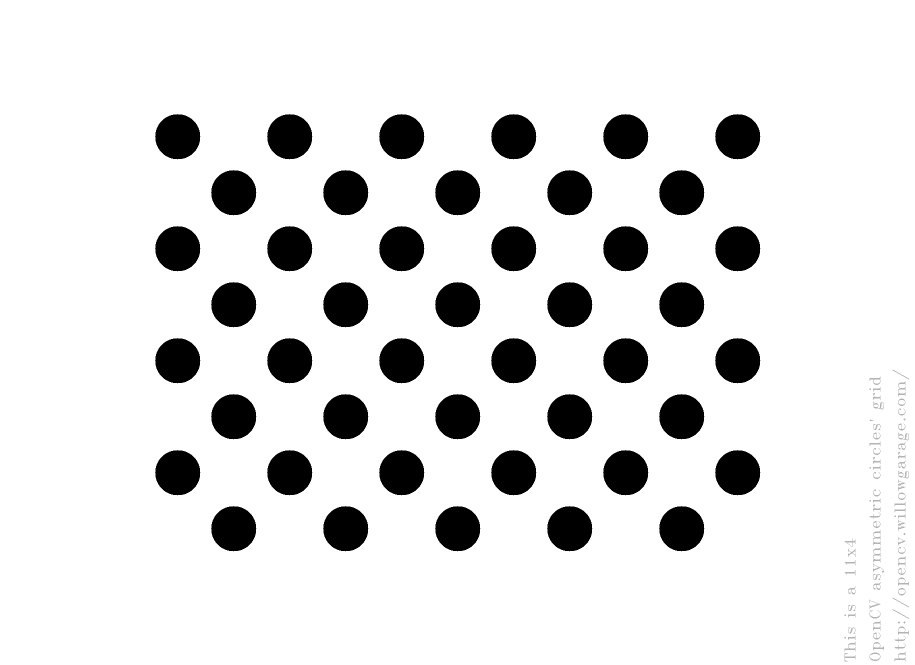
#> input picture calibration/acircles_pattern.png, 1830 x 1330 px, given in place of VID_20160719_103625.mp4, which was not available (shown at 1/2 size)
$ jupyter execute --allow-errors machine_learning_tracker-Copy1.ipynb   (shell and % lines are left out)   (Python 2 division)   (older library calls are emulated)
#> lines starting #> are read from the running program, lines starting #| are printed output that depends on the picture; after the words box and inside, x2 and y2 are one past the last pixel; in counts of white or black regions, pixels touching at a corner belong together; pictures that were not available may be replaced by others from this repository, and a replacement may not be noted
#> further down, img is the input picture: shape (1330, 1830, 3); min 0, max 255, mean 225.5
[cell 1]
import cv2
import numpy as np
import matplotlib.pyplot as plt
import seaborn as sns
import pandas as pd
from sklearn import neighbors
import datetime as dt
from scipy.spatial import distance as dist
sns.set_style('ticks')

#> (a cell that did not finish here is left out)

[cell 3]
n_neighbors = 2

features = ['PeriArea', 'CArea', 'CircArea']
#> (the rest of this cell did not finish here and is left out)

[cell 4]
def crop(src, pt1, pt2):

    """ Returns a cropped version of src """
#> called with pt1 = (0, 0), pt2 = (1080, 1500)

    cropped = src[pt1[1]:pt2[1], pt1[0]:pt2[0]]
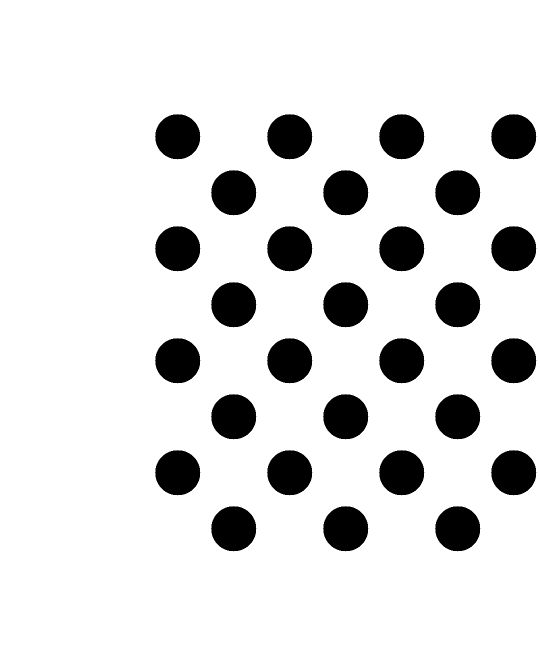
#> cropped: shape (1330, 1080, 3) (shown at 1/2 size); 87.6% white; 28 black regions, largest, box (x1, y1, x2, y2) and area: (310, 228, 401, 319) 6361, (534, 228, 625, 319) 6361, (758, 228, 849, 319) 6361
#> `thresh = cv2.adaptiveThreshold(resized, 255, cv2.ADAPTIVE_THRESH_MEAN_..`: thresh: shape (1330, 1080); 87.6% white; 28 black regions
#> `contour_image, contours, hierarchy = cv2.findContours(thresh.copy(), c..`: contours = 29 contours; largest, box (x1, y1, x2, y2) and area: (0, 0, 1080, 1330) 1433991, (981, 227, 1074, 320) 6554, (309, 227, 402, 320) 6554, (869, 1011, 962, 1104) 6531, (645, 1011, 738, 1104) 6531
#> the loop `for cnt in contours: ` made 29 passes
#> after the loop `for cnt in contours:`: contours_list = []
#> `features = np.array(features_list)`: features = empty array

    return cropped

"""def order_points(pts):
	# initialzie a list of coordinates that will be ordered
	# such that the first entry in the list is the top-left,
	# the second entry is the top-right, the third is the
	# bottom-right, and the fourth is the bottom-left
	rect = np.zeros((4, 2), dtype = 'float32')

	# the top-left point will have the smallest sum, whereas
	# the bottom-right point will have the largest sum
	s = pts.sum(axis = 1)
	rect[0] = pts[np.argmin(s)]
	rect[2] = pts[np.argmax(s)]

	# now, compute the difference between the points, the
	# top-right point will have the smallest difference,
	# whereas the bottom-left will have the largest difference
	diff = np.diff(pts, axis = 1)
	rect[1] = pts[np.argmin(diff)]
	rect[3] = pts[np.argmax(diff)]

	# return the ordered coordinates
	return rect"""

# [65 lines left out: functions order_points, four_point_transform, not called in this run]

[cell 5]
#pt1 = (1200,500)
#pt2 = (2800,1500)
#cap = cv2.VideoCapture("/Users/Jake/Google Drive/test.mov")
pt1 = (0,0)
pt2 = (1080,1500)
cap = cv2.VideoCapture("/Users/Jake/Google Drive/VID_20160719_103625.mp4")
resize_f = 1
n_frames = 0
barcode_size = (30,30)
# [8 lines of commented-out code are left out]
t0 = dt.datetime.now()
#> (the rest of this cell did not finish here and is left out)

[cell 6]
thresh.shape
#> Out = (1330, 1080)

[cell 7]
for warped in warped_list:
    plt.imshow(warped, cmap = 'gray', interpolation = 'None')
    plt.show()
#> this loop made 0 passes

[cell 8]
pixel_values
#> Out = empty array

[cell 9]
pixel_df = pd.DataFrame(pixel_values)
#> pixel_df = table of 0 rows and 1 columns
pixel_df.head()
#> Out = table of 0 rows and 1 columns

#> (a cell that did not finish here is left out)

[cell 11]
# [34 lines left out: function add_border, not called in this run]

[cell 12]
barcodes = []
#> (the rest of this cell did not finish here and is left out)

[cell 13]
pixel_values.shape
#> Out = (0,)


$ run again, on calibration/pattern.png
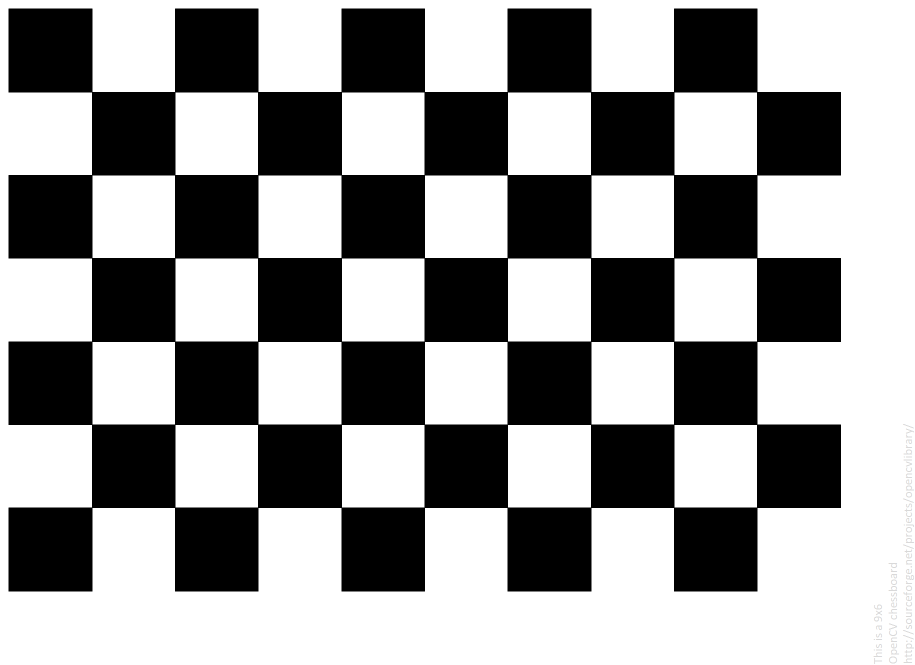
#> input picture calibration/pattern.png, 1830 x 1330 px, given in place of VID_20160719_103625.mp4, which was not available (shown at 1/2 size)
#> img is the input picture: shape (1330, 1830, 3); mean B, G, R 152.2, 152.2, 152.2
#> in crop, `cropped = src[pt1[1]:pt2[1], pt1[0]:pt2[0]]`:
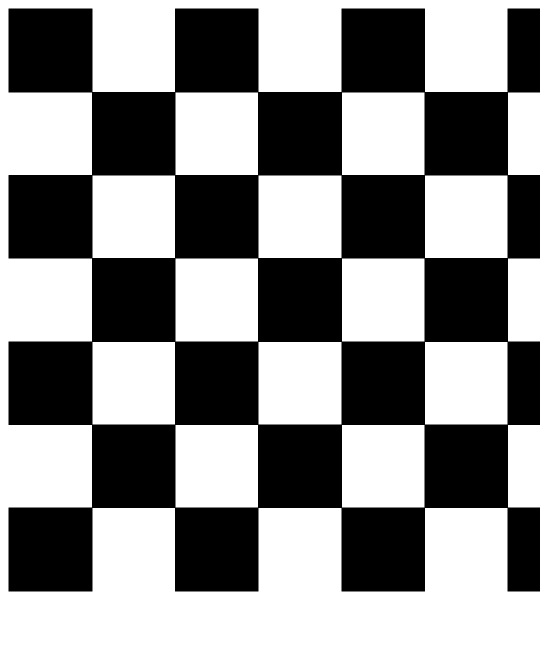
#> cropped: shape (1330, 1080, 3) (shown at 1/2 size); min 0, max 255, mean 142.8
#> `thresh = cv2.adaptiveThreshold(resized, 255, cv2.ADAPTIVE_THRESH_MEAN_..`:
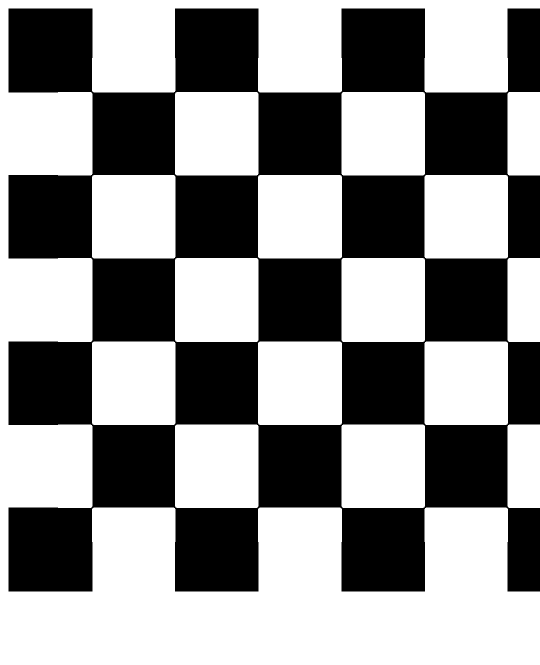
#> thresh: shape (1330, 1080) (shown at 1/2 size); 56.8% white; 1 black region
#> contours = 16 contours; largest, box (x1, y1, x2, y2) and area: (0, 0, 1080, 1330) 443113, (516, 683, 684, 850) 27706, (683, 516, 850, 684) 27706, (350, 516, 517, 684) 27706, (516, 350, 684, 517) 27706
#> the loop `for cnt in contours: ` made 16 passes
#> after the loop `for cnt in contours:`: contours_list = []
#> features = empty array
#> pixel_df = table of 0 rows and 1 columns
